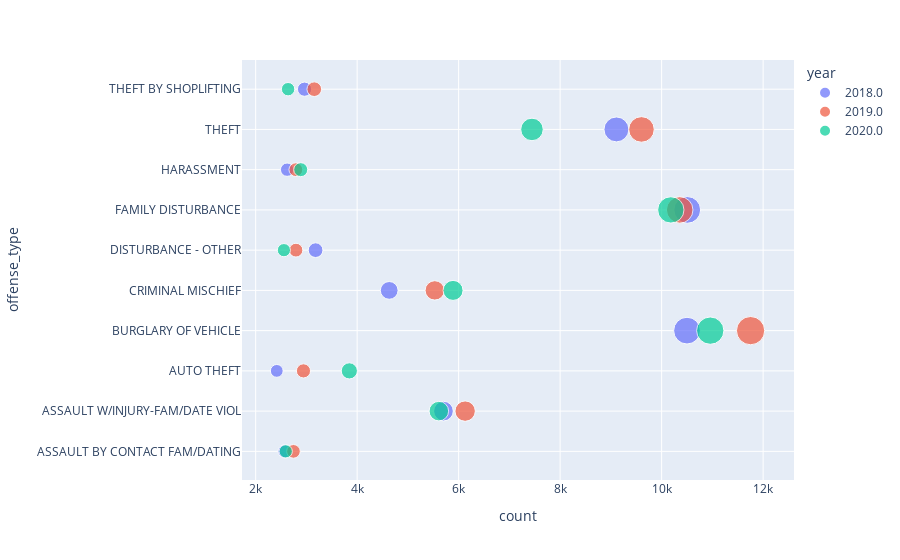

Notebook cell for this chart:
### Code cell
import plotly.express as px
df = px.data.iris()
fig = px.scatter(top_category_year, x='count', y='offense_type',
                 size='count', color='year' )
fig.show()

### Figure 1 — Plotly figure (JSON) as saved in the notebook; plotly's stock layout.template omitted (floating-point values rounded to 4 significant figures)
{"data": [{"hovertemplate": "year=2018.0<br>count=%{marker.size}<br>offense_type=%{y}<extra></extra>", "legendgroup": "2018.0", "marker": {"color": "#636efa", "size": [2570, 5701, 2416, 10500, 4632, 3181, 10505, 2620, 9109, 2963], "sizemode": "area", "sizeref": 29.38, "symbol": "circle"}, "mode": "markers", "name": "2018.0", "orientation": "h", "showlegend": true, "type": "scatter", "x": [2570, 5701, 2416, 10500, 4632, 3181, 10505, 2620, 9109, 2963], "xaxis": "x", "y": ["ASSAULT BY CONTACT FAM/DATING", "ASSAULT W/INJURY-FAM/DATE VIOL", "AUTO THEFT", "BURGLARY OF VEHICLE", "CRIMINAL MISCHIEF", "DISTURBANCE - OTHER", "FAMILY DISTURBANCE", "HARASSMENT", "THEFT", "THEFT BY SHOPLIFTING"], "yaxis": "y"}, {"hovertemplate": "year=2019.0<br>count=%{marker.size}<br>offense_type=%{y}<extra></extra>", "legendgroup": "2019.0", "marker": {"color": "#EF553B", "size": [2745, 6128, 2942, 11753, 5530, 2794, 10356, 2792, 9603, 3155], "sizemode": "area", "sizeref": 29.38, "symbol": "circle"}, "mode": "markers", "name": "2019.0", "orientation": "h", "showlegend": true, "type": "scatter", "x": [2745, 6128, 2942, 11753, 5530, 2794, 10356, 2792, 9603, 3155], "xaxis": "x", "y": ["ASSAULT BY CONTACT FAM/DATING", "ASSAULT W/INJURY-FAM/DATE VIOL", "AUTO THEFT", "BURGLARY OF VEHICLE", "CRIMINAL MISCHIEF", "DISTURBANCE - OTHER", "FAMILY DISTURBANCE", "HARASSMENT", "THEFT", "THEFT BY SHOPLIFTING"], "yaxis": "y"}, {"hovertemplate": "year=2020.0<br>count=%{marker.size}<br>offense_type=%{y}<extra></extra>", "legendgroup": "2020.0", "marker": {"color": "#00cc96", "size": [2593, 5610, 3846, 10958, 5890, 2557, 10181, 2888, 7445, 2639], "sizemode": "area", "sizeref": 29.38, "symbol": "circle"}, "mode": "markers", "name": "2020.0", "orientation": "h", "showlegend": true, "type": "scatter", "x": [2593, 5610, 3846, 10958, 5890, 2557, 10181, 2888, 7445, 2639], "xaxis": "x", "y": ["ASSAULT BY CONTACT FAM/DATING", "ASSAULT W/INJURY-FAM/DATE VIOL", "AUTO THEFT", "BURGLARY OF VEHICLE", "CRIMINAL MISCHIEF", "DISTURBANCE - OTHER", "FAMILY DISTURBANCE", "HARASSMENT", "THEFT", "THEFT BY SHOPLIFTING"], "yaxis": "y"}], "layout": {"autosize": true, "legend": {"itemsizing": "constant", "title": {"text": "year"}, "tracegroupgap": 0}, "margin": {"t": 60}, "xaxis": {"anchor": "y", "autorange": true, "domain": [0, 1], "range": [1805.0, 12460.0], "title": {"text": "count"}, "type": "linear"}, "yaxis": {"anchor": "x", "autorange": true, "domain": [0, 1], "range": [-0.7914, 9.81], "title": {"text": "offense_type"}, "type": "category"}}}
